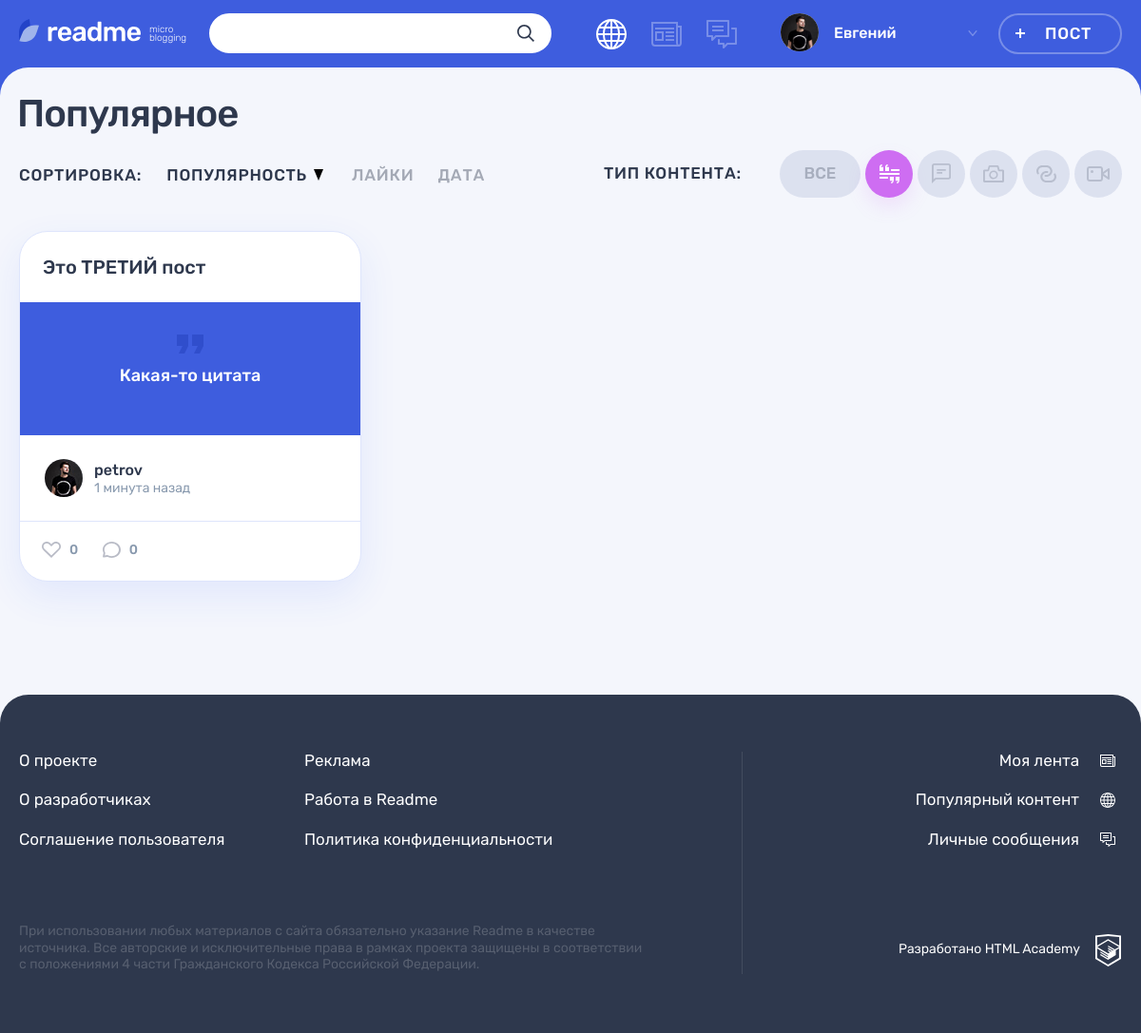
/?type_post=quote, run on the app's committed database.
### tables this page shows
CREATE TABLE `type_content` (
    `id` INT NOT NULL AUTO_INCREMENT PRIMARY KEY,
    `type` VARCHAR(128) NOT NULL UNIQUE,                      
    `class_name` VARCHAR(128) NOT NULL UNIQUE                 
);

CREATE TABLE `posts` (
    `id` INT NOT NULL AUTO_INCREMENT PRIMARY KEY,
    `created_at` DATETIME NOT NULL,                             
    `header` TEXT,                                              
    `content_text` TEXT,                                        
    `author_quote` TEXT,                                        
    `content_photo` TEXT,                                       
    `content_video` TEXT,                                       
    `content_link` TEXT,                                        
    `count_views` INT NOT NULL DEFAULT 0,                       
    `user_id` INT NOT NULL,
    `type_content_id` INT NOT NULL,
    FOREIGN KEY `user_index` (`user_id`) REFERENCES `users` (`id`),
    FOREIGN KEY `type_content_index` (`type_content_id`) REFERENCES `type_content` (`id`),
    FULLTEXT `fulltext_index` (`header`, `content_text`, `author_quote`)    
);

CREATE TABLE `users` (
    `id` INT NOT NULL AUTO_INCREMENT PRIMARY KEY,
    `created_at` DATETIME NOT NULL,                        
    `email` VARCHAR(128) NOT NULL UNIQUE,
    `login` VARCHAR(64) NOT NULL UNIQUE,
    `password` CHAR(64) NOT NULL,                          
    `avatar` TEXT                                          
);

### helpers.php (called while the page is built, shortened)
<?php
function get_noun_plural_form(int $number, string $one, string $two, string $many): string
{
    $number = (int)$number;
    $mod10 = $number % 10;
    $mod100 = $number % 100;
    switch (true) {
        case ($mod10 === 1):
            return $one;
    }
}
function include_template($name, array $data = [])
{
    $name = 'templates/' . $name;
    extract($data);
    require $name;
    $result = ob_get_clean();
    return $result;
}
function generate_random_date($index)
{
    $deltas = [['minutes' => 59], ['hours' => 23], ['days' => 6], ['weeks' => 4], ['months' => 11]];
    $dcnt = count($deltas);
    $delta = $deltas[$index];
    $timeval = rand(1, current($delta));
    $timename = key($delta);
    $ts = strtotime("$timeval $timename ago");
    $dt = date('Y-m-d H:i:s', $ts);
    return $dt;
}

### functions.php (called while the page is built, shortened)
<?php
function get_popular_posts(mysqli $link, string $type_post = null): array {
    $where = "";
    if (!is_null($type_post)) {
        $safe_type_post = mysqli_real_escape_string($link, $type_post);
        $where = "WHERE `tc`.`class_name` = '$safe_type_post'";
    }
    $sql = "SELECT
                `p`.`id`,
                `p`.`header`,
                `tc`.`class_name`,
            CASE
                WHEN `tc`.`class_name` in ('quote', 'text')
                    THEN `p`.`content_text`
                WHEN `tc`.`class_name` = 'photo'
                    THEN `p`.`content_photo`
                WHEN `tc`.`class_name` = 'link'
                    THEN `p`.`content_link`
                ELSE `p`.`content_video`
            END AS `content`,
                `p`.`author_quote` as `author`,
                `u`.`login` as `name_user`,
                `u`.`avatar`
            FROM
                `posts` `p`
                JOIN `users` `u` on `u`.`id` = `p`.`user_id`
                JOIN `type_content` `tc` on `tc`.`id` = `p`.`type_content_id`
            $where
            ORDER BY `count_views` DESC;";
    $result = mysqli_query($link, $sql);
    return mysqli_fetch_all($result, MYSQLI_ASSOC);
}
function get_all_type_content(mysqli $link): array {
    $sql = "SELECT
        `tc`.`type`,
        `tc`.`class_name`
    FROM
        `type_content` `tc`;";
    $result = mysqli_query($link, $sql);
    return mysqli_fetch_all($result, MYSQLI_ASSOC);
}
function get_class_active(string $type_post = null, string $tag = null): string {
    if (isset($_GET['type_post'])) {
        if ($_GET['type_post'] === $type_post) {
            return "filters__button--active";
        }
    } elseif (is_null($type_post)) {
        return "filters__button--active";
    }
    return "";
}
function get_diff_date(DateTime $date, string $format = "%d %s назад") : string
{
    $current_date = date_create();
    $diff = date_diff($current_date, $date);
    $minutes_count = $diff->i;
    $hours_count = $diff->h;
    $days_count = $diff->d;
    $all_days_count = (int)date_interval_format($diff, "%a");
    $months_count = $diff->m;
    $years_count = $diff->y;
    $weeks_count = floor($all_days_count / 7);
    if (!($years_count || $months_count || $weeks_count || $days_count || $hours_count)) {
        $result = $minutes_count;
        $form = get_noun_plural_form($result, 'минута', 'минуты', 'минут');
    } elseif (!($years_count || $months_count || $weeks_count || $days_count)) {
        $result = $minutes_count/60 >= 0.5 ? $hours_count + 1 : $hours_count;
        $form = get_noun_plural_form($result, 'час', 'часа', 'часов');
    } elseif (!($years_count || $months_count || $weeks_count)) {
        $result = ($hours_count + $minutes_count/60)/24 >= 0.5 ? $all_days_count + 1 : $all_days_count;
        $form = get_noun_plural_form($result, 'день', 'дня', 'дней');
    } elseif (!($years_count || $months_count)) {
        $all_days_count = $all_days_count + ($hours_count + $minutes_count/60)/24;
        $result = round($all_days_count / 7);
        $form = get_noun_plural_form($result, 'неделя', 'недели', 'недель');
    }
    return sprintf($format, $result, $form);
}

### templates/main.php (the view, shortened to what this page needs)
<div class="container">
    <h1 class="page__title page__title--popular">Популярное</h1>
</div>
<div class="popular container">
    <div class="popular__filters-wrapper">
        <div class="popular__sorting sorting">
            <b class="popular__sorting-caption sorting__caption">Сортировка:</b>
            <ul class="popular__sorting-list sorting__list">
                <li class="sorting__item sorting__item--popular">
                    <a class="sorting__link sorting__link--active" href="#">
                        <span>Популярность</span>
                        <svg class="sorting__icon" width="10" height="12">
                            <use xlink:href="#icon-sort"></use>
                        </svg>
                    </a>
                </li>
                <li class="sorting__item">
                    <a class="sorting__link" href="#">
                        <span>Лайки</span>
                    </a>
                </li>
                <li class="sorting__item">
                    <a class="sorting__link" href="#">
                        <span>Дата</span>
                    </a>
                </li>
            </ul>
        </div>
        <div class="popular__filters filters">
            <b class="popular__filters-caption filters__caption">Тип контента:</b>
            <ul class="popular__filters-list filters__list">
                <li class="popular__filters-item popular__filters-item--all filters__item filters__item--all">
                    <a class="filters__button filters__button--ellipse filters__button--all <?=get_class_active();?>" href="index.php">
                        <span>Все</span>
                    </a>
                </li>
                <?php foreach($content_type_array as $type_content):?>
                <li class="popular__filters-item filters__item">
                    <a class="filters__button filters__button--<?=$type_content['class_name'];?> button <?=get_class_active($type_content['class_name']);?>" href="?type_post=<?=$type_content['class_name'];?>">
                    <?php if($type_content['class_name'] === 'photo'):?>
                        <svg class="filters__icon" width="22" height="18">
                    <?php elseif($type_content['class_name'] === 'quote'):?>
                        <span class="visually-hidden">Цитата</span>
                        <svg class="filters__icon" width="21" height="20">
                    <?php elseif($type_content['class_name'] === 'link'):?>
                        <span class="visually-hidden">Ссылка</span>
                        <svg class="filters__icon" width="21" height="18">
                    <?php elseif($type_content['class_name'] === 'video'):?>
                        <span class="visually-hidden">Видео</span>
                        <svg class="filters__icon" width="24" height="16">
                    <?php elseif($type_content['class_name'] === 'text'):?>
                        <span class="visually-hidden">Текст</span>
                        <svg class="filters__icon" width="20" height="21">
                    <?php endif;?>
                        <use xlink:href="#icon-filter-<?=$type_content['class_name'];?>"></use>
                        </svg>
                    </a>
                </li>
                <?php endforeach;?>
            </ul>
        </div>
    </div>
    <div class="popular__posts">
        <?php foreach($posts_array as $idx => $post):?>
            <?php $date = generate_random_date($idx);?>
            <article class="popular__post post post-<?=$post['class_name'];?>">
                <header class="post__header">
                    <h2><a href="post.php?id=<?=$post['id'];?>"><?=htmlspecialchars($post['header']);?></a></h2>
                </header>
                <div class="post__main">
                    <?php if($post['class_name'] === 'quote'):?>
                        <blockquote>
                            <p>
                                <?=htmlspecialchars($post['content']);?>
                            </p>
                        </blockquote>
                    <?php elseif($post['class_name'] === 'text'):?>
                        <?=cut_text_post(htmlspecialchars($post['content']), $post['id']);?>
                    <?php endif;?>
                </div>
                <footer class="post__footer">
                    <div class="post__author">
                        <a class="post__author-link" href="#" title="Автор">
                            <div class="post__avatar-wrapper">
                                <img class="post__author-avatar" src="img/<?=htmlspecialchars($post['avatar']);?>" alt="Аватар пользователя">
                            </div>
                            <div class="post__info">
                                <b class="post__author-name"><?=htmlspecialchars($post['name_user']);?></b>
                                <time class="post__time" datetime="<?=$date;?>" title="<?=date('d.m.Y H:i', strtotime($date));?>"><?=get_diff_date(date_create($date));?></time>
                            </div>
                        </a>
                    </div>
                    <div class="post__indicators">
                        <div class="post__buttons">
                            <a class="post__indicator post__indicator--likes button" href="#" title="Лайк">
                                <svg class="post__indicator-icon" width="20" height="17">
                                    <use xlink:href="#icon-heart"></use>
                                </svg>
                                <span>0</span>
                            </a>
                            <a class="post__indicator post__indicator--comments button" href="#" title="Комментарии">
                                <svg class="post__indicator-icon" width="19" height="17">
                                    <use xlink:href="#icon-comment"></use>
                                </svg>
                                <span>0</span>
                            </a>
                        </div>
                    </div>
                </footer>
            </article>
        <?php endforeach;?>
    </div>
</div>

### data on the page
type_content: class_name "quote" (drawn)
type_content: class_name "text" (drawn)
type_content: class_name "photo" (drawn)
type_content: class_name "link" (drawn)
type_content: class_name "video" (drawn)
posts: header "Это ТРЕТИЙ пост", content "Какая-то цитата", user.avatar (picture), user.login "petrov", date "1 минута назад"

### other printed values
$user_name "Евгений"
